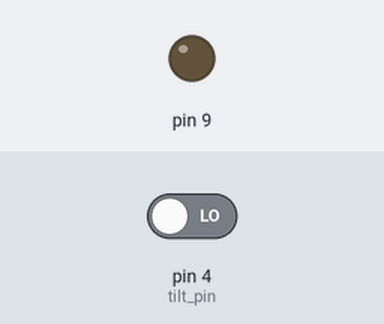
A sketch run on a simulated Arduino Uno, built with avr-gcc and run on an emulated ATmega328P. Shown: output pins drawn as LEDs (lit = HIGH). The test bench sets the inputs (shaded band); at power-on: pin 4 (tilt_pin) LOW.

Above: at 1.2 s.
1.3 s: pin 4 (tilt_pin) driven HIGH
At 2.5 s:
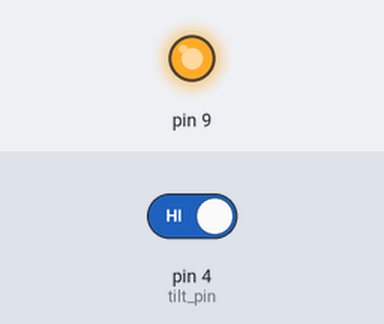
2.8 s: pin 4 (tilt_pin) driven LOW
At 3.7 s:
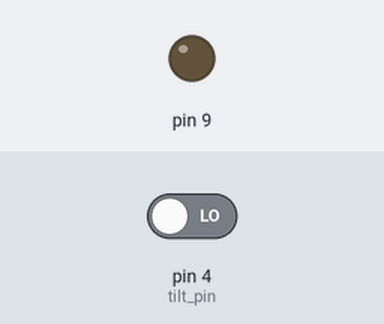
Timing chart, 0 to 5.8 s (numbered marks = the images above; inputs shaded):
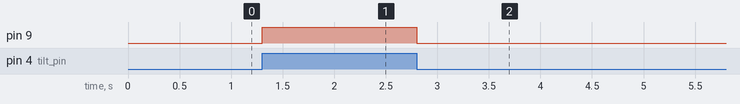

The sketch:

ex47_KIT_07.ino
```cpp
#include <LED.h>

LED led(9);

const int tilt_pin = 4;

void setup() {
  // put your setup code here, to run once:
  pinMode(tilt_pin, INPUT);
}

void loop() {
  // put your main code here, to run repeatedly:
  bool t_sw;

  t_sw = digitalRead(tilt_pin);
  led.setValue(t_sw);
}
```

Measured:
- after the input at 1.3 s, pin 9: LOW → HIGH at once
- after the input at 2.8 s, pin 9: HIGH → LOW at once
